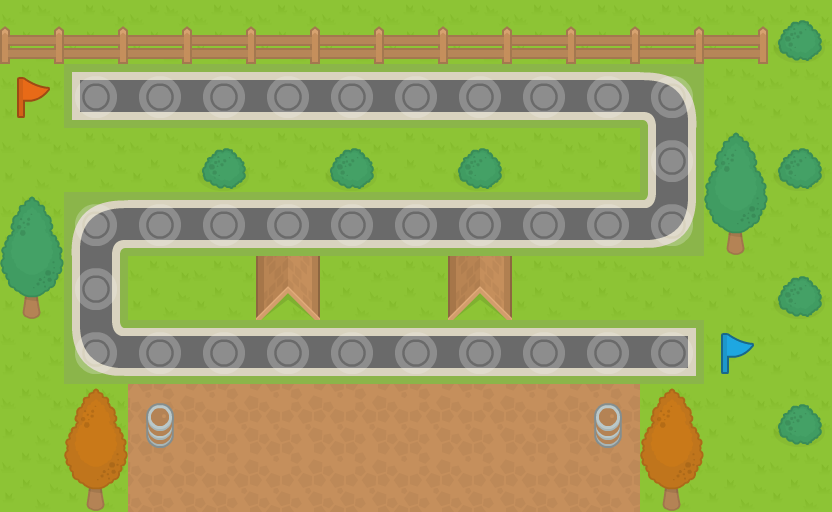

A 2D game scene composited from a Tiled map and its tileset images. What follows is a short description and the map's XML, with each tile layer's data collapsed to a summary:
An orthogonal 13x8 tile map with 64x64 px tiles, 4 tile layers (Background, Path, Line, Tokens), 6 tilesets.

<map version="1.0" orientation="orthogonal" renderorder="right-down" width="13" height="8" tilewidth="64" tileheight="64">
 <tileset firstgid="1" name="Background" tilewidth="64" tileheight="64">
  <image source="RPGpack_sheet.png" width="1280" height="832" />
 </tileset>
 <tileset firstgid="261" name="Road" tilewidth="64" tileheight="64">
  <image source="spritesheet.png" width="576" height="576" />
  <tile id="0">
   <properties>
    <property name="path" value="road" />
   </properties>
  </tile>
  <tile id="5">
   <properties>
    <property name="start" value="road" />
   </properties>
  </tile>
  <tile id="6">
   <properties>
    <property name="path" value="road" />
   </properties>
  </tile>
  <tile id="7">
   <properties>
    <property name="path" value="road" />
   </properties>
  </tile>
  <tile id="13">
   <properties>
    <property name="start" value="road" />
   </properties>
  </tile>
  <tile id="15">
   <properties>
    <property name="path" value="road" />
   </properties>
  </tile>
  <tile id="20">
   <properties>
    <property name="path" value="road" />
   </properties>
  </tile>
  <tile id="31">
   <properties>
    <property name="path" value="road" />
   </properties>
  </tile>
 </tileset>
 <tileset firstgid="342" name="TokensRed" tilewidth="64" tileheight="64">
  <image source="piecesRed.png" width="1216" height="192" />
 </tileset>
 <tileset firstgid="399" name="TokensBlue" tilewidth="64" tileheight="64">
  <image source="piecesBlue.png" width="1216" height="192" />
 </tileset>
 <tileset firstgid="456" name="Line" tilewidth="64" tileheight="64">
  <image source="piecesWhite.png" width="1216" height="192" />
 </tileset>
 <tileset firstgid="513" name="TransparentTile" tilewidth="64" tileheight="64">
  <image source="transparentTile.png" width="64" height="64" />
 </tileset>
 <layer name="Background" width="13" height="8">
  <data>[104 cells, 104 non-empty, 2 distinct tile ids]</data>
 </layer>
 <layer name="Path" width="13" height="8">
  <data>[104 cells, 65 non-empty, 19 distinct tile ids]</data>
 </layer>
 <layer name="Line" width="13" height="8" opacity="0.26">
  <data>[104 cells, 32 non-empty, 1 distinct tile ids]</data>
 </layer>
 <layer name="Tokens" width="13" height="8">
  <data>[104 cells, 32 non-empty, 1 distinct tile ids]</data>
 </layer>
</map>
